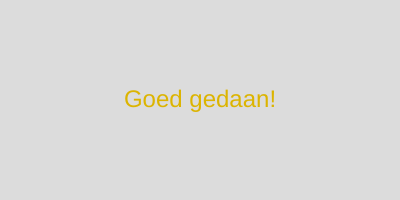
Frame 1 (no input)
Frame 60 (no input): identical to frame 1, image omitted
Frame 120 (the mouse pressed at the canvas centre since frame 60): identical to frame 1, image omitted

The p5.js sketch that drew this single still picture (run headless with seeded random() and noise() and a simulated clock; from frame 60 on, the mouse is pressed at the canvas centre):

// p5.js sketch
// ── sketch.js
function setup() {
  createCanvas(400, 200);
}

function draw() {
  background(220);

  let score = 75;

  textAlign(CENTER, CENTER);
  textSize(24);

  if (score >= 90) {
    fill(0, 150, 0);
    text("Uitstekend!", width / 2, height / 2);
  } else if (score >= 70) {
    fill(220, 180, 0);
    text("Goed gedaan!", width / 2, height / 2);
  } else if (score >= 50) {
    fill(255, 140, 0);
    text("Voldoende.", width / 2, height / 2);
  } else {
    fill(220, 0, 0);
    text("Onvoldoende.", width / 2, height / 2);
  }
}
